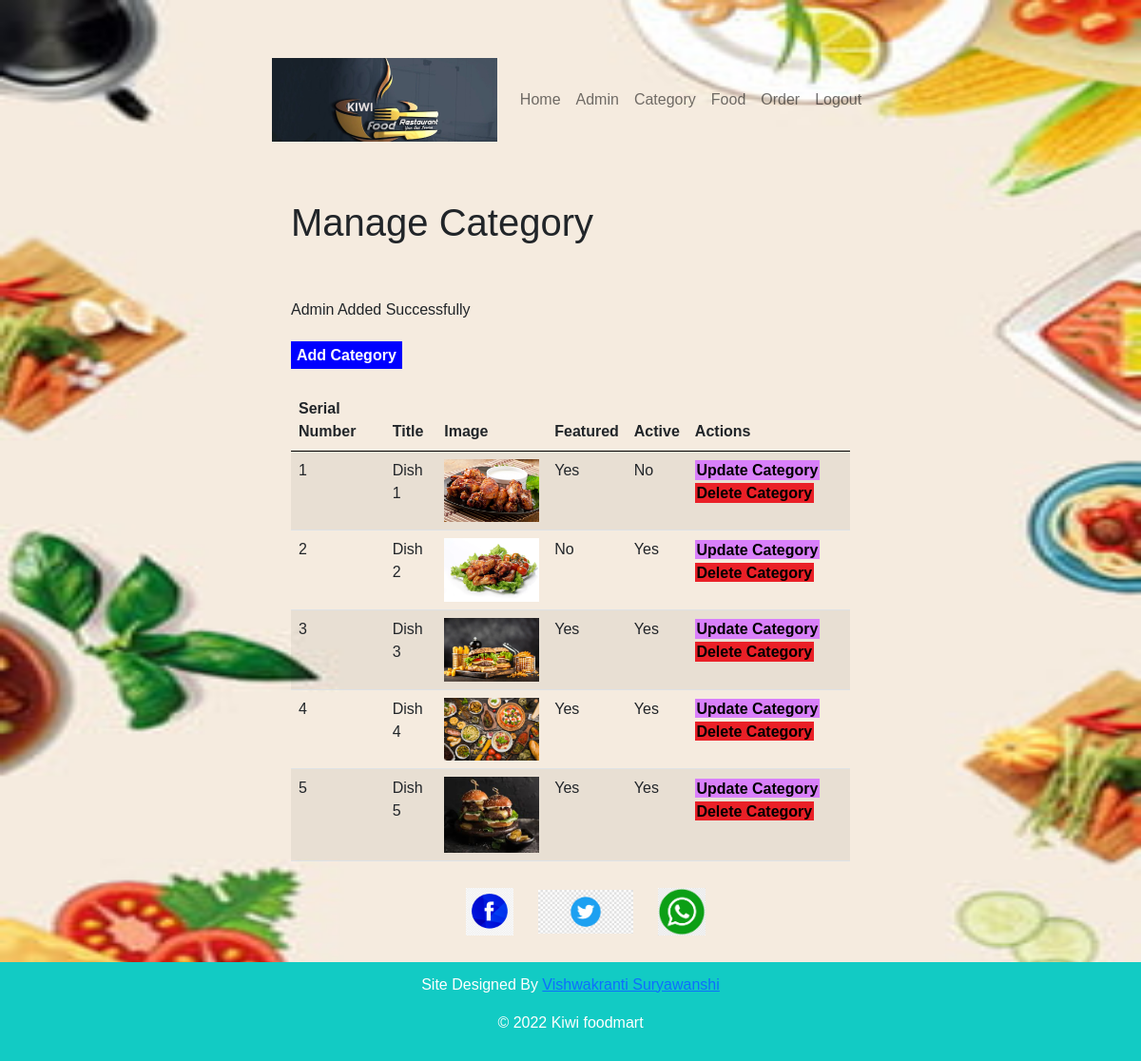
/admin/manage-category.php (signed in), run on the app's committed database.
### tables this page shows
CREATE TABLE `category` (
  `id` int(10) NOT NULL,
  `title` varchar(100) NOT NULL,
  `name_image` varchar(150) NOT NULL,
  `featured` varchar(10) NOT NULL,
  `active` varchar(10) NOT NULL
);

### admin/manage-category.php (the view, shortened to what this page needs)
<?php include('partials/menu.php') ?>
<div class="row">
    <div class="col-md-6 mx-auto">
    <h1>Manage Category</h1>
    <br>
    <br>
    <?php
    if (isset($_SESSION['add'])) {
        echo $_SESSION['add'];
    }
    ?>
    <br><br>
    <a href="<?php echo SiteURL; ?>admin/add-category.php" class="btn-primary">Add Category</a>
    <br>
    <br>
    <table class="table table-striped">
    <thead>
        <tr>
            <th scope="col">Serial Number</th>
            <th scope="col">Title</th>
            <th scope="col">Image</th>
            <th scope="col">Featured</th>
            <th scope="col">Active</th>
            <th scope="col">Actions</th>
        </tr>
        </thead>
        <tbody>
        <?php
        $sql = "SELECT * FROM category";
        $res = mysqli_query($conn, $sql);
        $count = mysqli_fetch_row($res);
        $sn = 1;
        if ($count > 0) {
            while ($row = mysqli_fetch_assoc($res)) {
                $id = $row['id'];
                $title = $row['title'];
                $image_name = $row['name_image'];
                $featured = $row['featured'];
                $active = $row['active'];
        ?>
                <tr>
                    <td><?php echo $sn++; ?></td>
                    <td><?php echo $title; ?></td>
                    <td>
                        <?php
                        if ($image_name !== "") {
                        ?>
                            <img src="<?php echo SiteURL; ?>images/category/<?php echo $image_name; ?>" width="100px">
                        <?php
                        } else {
                            echo "<div class='error'>Image not added.</div>";
                        }
                        ?>
                    </td>
                    <td><?php echo $featured; ?></td>
                    <td><?php echo $active; ?></td>
                    <td>
                        <a href="<?php echo SiteURL . "admin/update-category.php?id=" . $id; ?>" class=" btn-secondary">Update Category</a>
                        <a href=" <?php echo SiteURL . "admin/delete-category.php?id=" . $id . "&image_name=" . $image_name . "\""; ?> class=" btn-danger">Delete Category</a>
                    </td>
                </tr>
            <?php
            }
        }
        ?>
        </tbody>
    </table>
</div>
</div>
<?php include('partials/footer.php') ?>

### admin/css_kiwi_foodmart/admin.css (style rules this page uses)
body { background-image: url('../../images/Background_image.jpg'); background-repeat: no-repeat; background-attachment: fixed; background-size: 100% 100%; }
* { margin: 0; padding: 0; font-family: Arial, Helvetica, sans-serif; }
table tr th { border-bottom: 1px solid black; padding: 1%; text-align: left; }
table tr td { padding: 1%; }
.btn-primary { background-color: blue; padding: 1%; color: white; text-decoration: none; font-weight: bold; }
.btn-secondary { background-color: #D980FA; padding: 1%; color: black; text-decoration: none; font-weight: bold; }
.btn-danger { background-color: #EA2027; padding: 1%; color: black; text-decoration: none; font-weight: bold; }

### data on the page
category: title "Dish 1", name_image (picture), featured "Yes", active "No"
category: title "Dish 2", name_image (picture), featured "No", active "Yes"
category: title "Dish 3", name_image (picture), featured "Yes", active "Yes"
category: title "Dish 4", name_image (picture), featured "Yes", active "Yes"
category: title "Dish 5", name_image (picture), featured "Yes", active "Yes"

### other printed values
$_SESSION['add'] "Admin Added Successfully"
